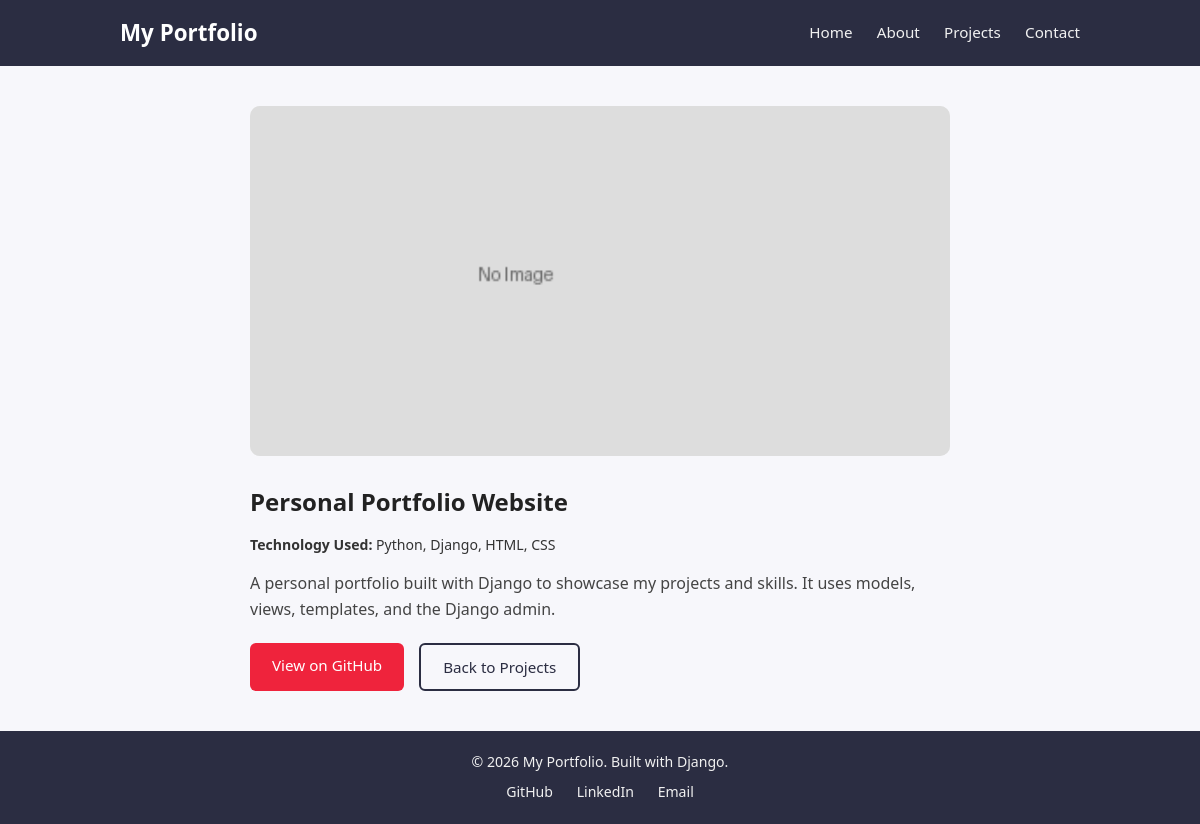
/projects/1/, run on the app's committed database.
### portfolio/models.py (models this page shows, shortened)
class Project(models.Model):
    title = models.CharField(max_length=100)
    description = models.TextField()
    tech_used = models.CharField(
        max_length=200,
        help_text="Example: Python, Django, HTML, CSS"
    )
    github_link = models.URLField(
        max_length=300,
        blank=True,
        help_text="Link to the GitHub repo for this project (optional)"
    )
    image = models.ImageField(
        upload_to='project_images/',
        blank=True,
        null=True,
        help_text="Optional screenshot of the project"
    )
    created_at = models.DateTimeField(auto_now_add=True)
    class Meta:
        ordering = ['-created_at']

### portfolio/views.py (the view)
# urls.py: path('projects/<int:pk>/', views.project_detail, name='project_detail'),
def project_detail(request, pk):
    project = get_object_or_404(Project, pk=pk)
    context = {
        'project': project
    }
    return render(request, 'portfolio/project_detail.html', context)

### templates/portfolio/project_detail.html (shortened to what this page needs)
{% extends 'portfolio/base.html' %}
{% load static %}
{% block content %}
    <section class="project-detail">
        {% if project.image %}
            <img src="{{ project.image.url }}" alt="{{ project.title }}" class="detail-img">
        {% else %}
            <img src="{% static 'images/placeholder.png' %}" alt="No image available" class="detail-img">
        {% endif %}
        <h1>{{ project.title }}</h1>
        <p class="tech-used"><strong>Technology Used:</strong> {{ project.tech_used }}</p>
        <p class="description">{{ project.description }}</p>
        <div class="detail-actions">
            {% if project.github_link %}
                <a href="{{ project.github_link }}" target="_blank" class="btn">View on GitHub</a>
            {% endif %}
            <a href="{% url 'projects' %}" class="btn btn-outline">Back to Projects</a>
        </div>
    </section>
{% endblock %}

### static/css/style.css (style rules this page uses)
* { margin: 0; padding: 0; box-sizing: border-box; }
body { font-family: 'Segoe UI', Arial, sans-serif; background-color: #f7f7fb; color: #222; line-height: 1.6; }
.btn { display: inline-block; background-color: #ef233c; color: #fff; padding: 10px 22px; border-radius: 6px; text-decoration: none; font-size: 0.95rem; transition: background-color 0.2s ease-in-out; }
.btn-outline { background-color: transparent; color: #2b2d42; border: 2px solid #2b2d42; }
.tech-used { font-size: 0.88rem; color: #333; margin-bottom: 12px; }
.project-detail { max-width: 700px; margin: 0 auto; }
.detail-img { width: 100%; max-height: 350px; object-fit: cover; border-radius: 10px; margin-bottom: 20px; background-color: #eee; }
.project-detail h1 { margin-bottom: 12px; }
.project-detail .description { margin: 15px 0; color: #444; }
.detail-actions { display: flex; gap: 15px; margin-top: 20px; }

### data on the page
Project: title "Personal Portfolio Website", tech_used "Python, Django, HTML, CSS", description "A personal portfolio built with Django to showcase my projects and skills. It uses models, views, templates, and the Django admin."
